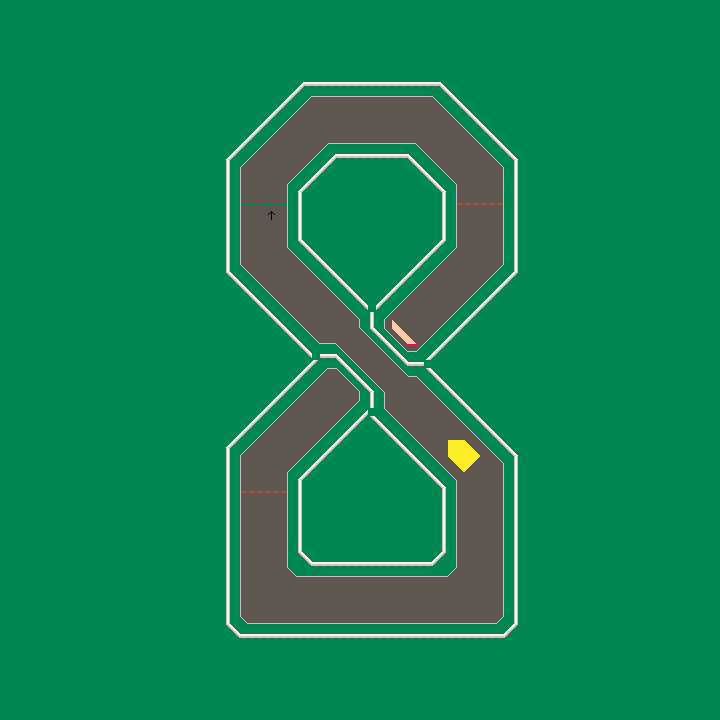

This is a level from a 2D game, rendered from its Tiled map with the project's own tilesets. A one-line summary and the map file follow, with tile-layer data summarised:
An orthogonal 90x90 tile map with 8x8 px tiles, 4 tile layers (Road, Decals, Props, Markers), 2 tilesets.

<map version="1.10" tiledversion="1.10.0" orientation="orthogonal" renderorder="right-down" width="90" height="90" tilewidth="8" tileheight="8" infinite="0" nextlayerid="5" nextobjectid="1">
 <properties>
  <property name="bronze" type="float" value="42" />
  <property name="gold" type="float" value="29" />
  <property name="laps" type="int" value="3" />
  <property name="name" value="b1" />
  <property name="plat" type="float" value="27.5" />
  <property name="req_medals" type="int" value="8" />
  <property name="silver" type="float" value="33" />
 </properties>
 <tileset firstgid="1" source="../driftmaniaTiles.tsx" />
 <tileset firstgid="257" source="../markers.tsx" />
 <layer id="1" name="Road" width="90" height="90">
  <data>[8100 cells, 8100 non-empty, 10 distinct tile ids]</data>
 </layer>
 <layer id="3" name="Decals" width="90" height="90">
  <data>[8100 cells, 69 non-empty, 19 distinct tile ids]</data>
 </layer>
 <layer id="2" name="Props" width="90" height="90">
  <properties>
   <property name="MatchInOrder" type="bool" value="true" />
  </properties>
  <data>[8100 cells, 428 non-empty, 10 distinct tile ids]</data>
 </layer>
 <layer id="4" name="Markers" width="90" height="90">
  <data>[8100 cells, 1 non-empty, 1 distinct tile ids]</data>
 </layer>
</map>